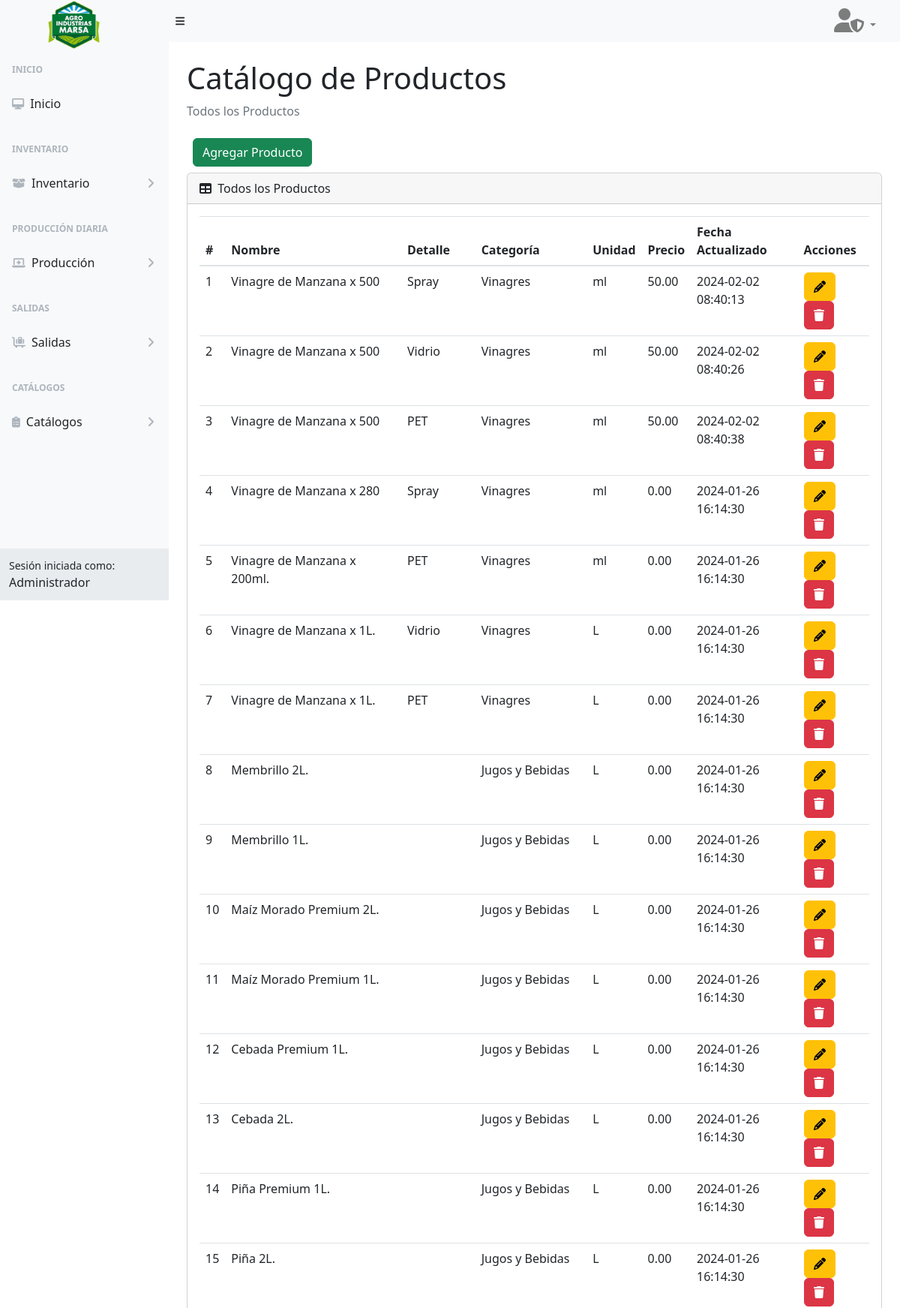
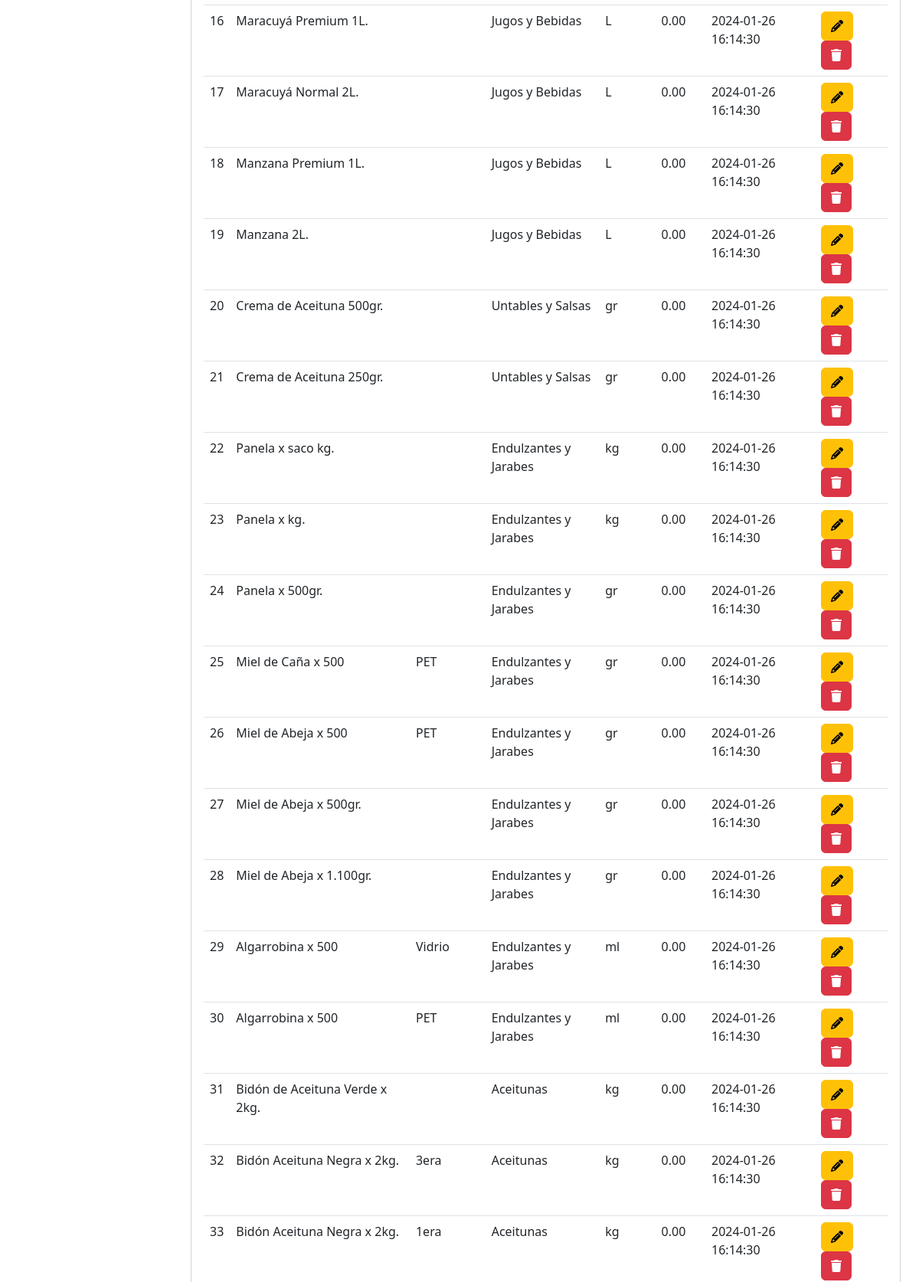
Page /products (signed in, upper part) on the committed database (2 pictures, top to bottom).
### tables this page shows
CREATE TABLE `tb_producto` (
  `IdProd` int(11) NOT NULL,
  `IdCate` int(11) NOT NULL,
  `NombreProducto` varchar(255) NOT NULL,
  `DetalleProducto` varchar(255) DEFAULT NULL,
  `Unidad` varchar(50) NOT NULL,
  `Cantidad` int(11) NOT NULL,
  `Precio` decimal(10,2) NOT NULL,
  `DateCreate` datetime NOT NULL,
  `DateUpdate` datetime NOT NULL
);

CREATE TABLE `tb_categoriaprod` (
  `IdCate` int(11) NOT NULL,
  `NombreCategoria` varchar(255) NOT NULL,
  `DateCreate` datetime NOT NULL,
  `DateUpdate` datetime NOT NULL
);

### controller/template.controller.php (called while the page is built)
<?php
class TemplateController
{
  static public function ctrTemplate()
  {
    include "view/template.php";
  }
}

### index.php (called while the page is built, shortened)
<?php
require_once "controller/template.controller.php";
require_once "controller/products.controller.php";
require_once "controller/users.controller.php";
require_once "model/products.model.php";
$template = new TemplateController();
$template -> ctrTemplate();

### controller/products.controller.php (called while the page is built, shortened)
<?php
class ProductsController
{
  public static function ctrGetAllProducts()
  {
    $table = "tb_producto";
    $listProducts = ProductsModel::mdlGetAllProducts($table);
    return $listProducts;
  }
}

### model/conexion.php (called while the page is built)
<?php
class Conexion
{
  static public function conn()
  {
    $link = new PDO("mysql:host=localhost;dbname=marsa_db","root","");
    $link->exec("set names utf8");
    return $link;
  }
}

### model/products.model.php (called while the page is built, shortened)
<?php
require_once "conexion.php";
class ProductsModel
{
  public static function mdlGetAllProducts($table)
  {
    $statement = Conexion::conn()->prepare("SELECT tb_producto.IdProd, tb_producto.NombreProducto, tb_producto.DetalleProducto, tb_producto.IdCate, tb_producto.Unidad, tb_producto.Precio, tb_producto.DateUpdate, tb_categoriaprod.NombreCategoria FROM $table INNER JOIN tb_categoriaprod ON tb_producto.IdCate = tb_categoriaprod.IdCate ORDER BY IdProd DESC");
    $statement->execute();
    return $statement->fetchAll();
  }
}

### view/modules/products.php (the view, shortened to what this page needs)
</div>
</div>
<div class="sb-sidenav-footer">
  <div class="small">Sesión iniciada como:</div>
  <?php echo $_SESSION["Nombre"] ?>
</div>
</nav>
</div>
<div id="layoutSidenav_content">
  <main class="bg">
    <div class="container-fluid px-4">
      <h1 class="mt-4">Catálogo de Productos</h1>
      <ol class="breadcrumb mb-4">
        <li class="breadcrumb-item active">Todos los Productos</li>
      </ol>
      <div class="d-flex m-2">
        <button type="button" class="btn btn-success" data-toggle="modal" data-target="#modalAddProduct">
          Agregar Producto
        </button>
      </div>
      <div class="card mb-4">
        <div class="card-header">
          <i class="fas fa-table me-1"></i>
          Todos los Productos
        </div>
        <div class="card-body">
          <table id="datatablesSimple" class="data-table-Products table">
            <thead>
              <tr>
                <th>#</th>
                <th>Nombre</th>
                <th>Detalle</th>
                <th>Categoría</th>
                <th>Unidad</th>
                                <th>Precio</th>
                                <th>Fecha Actualizado</th>
                <th>Acciones</th>
              </tr>
            </thead>
            <tbody>
              <?php
              $listProducts = ProductsController::ctrGetAllProducts();
              foreach ($listProducts as $key => $value) {
                echo
                '<tr>
                  <td>' . ($key + 1) . '</td>
                  <td>' . $value["NombreProducto"] . '</td>
                  <td>' . $value["DetalleProducto"] . '</td>
                  <td>' . $value["NombreCategoria"] . '</td>
                  <td>' . $value["Unidad"] . '</td>
                                    <td>' . $value["Precio"] . '</td>
                                    <td>' . $value["DateUpdate"] . '</td>
                  <td>
                    <button class="btn btn-warning btnEditProduct" codProduct="' . $value["IdProd"] . '" data-toggle="modal" data-target="#modalEditProduct"><i class="fa-solid fa-pencil"></i></button>
                    <button class="btn btn-danger btnDeleteProduct" codProduct="' . $value["IdProd"] . '" userTypeProd="' . $_SESSION['IdTipoUsu'] . '"><i class="fa-solid fa-trash"></i></button>
                  </td>
                </tr>';
              }
              ?>
            </tbody>
          </table>
        </div>
      </div>
    </div>
  </main>
</div>
</div>

### rows in the picture
tb_producto: NombreProducto "Vinagre de Manzana x 500", DetalleProducto "Spray", IdCate.NombreCategoria "Vinagres", Unidad "ml", Precio "50.00", DateUpdate "2024-02-02 08:40:13"
tb_producto: NombreProducto "Vinagre de Manzana x 500", DetalleProducto "Vidrio", IdCate.NombreCategoria "Vinagres", Unidad "ml", Precio "50.00", DateUpdate "2024-02-02 08:40:26"
tb_producto: NombreProducto "Vinagre de Manzana x 500", DetalleProducto "PET", IdCate.NombreCategoria "Vinagres", Unidad "ml", Precio "50.00", DateUpdate "2024-02-02 08:40:38"
tb_producto: NombreProducto "Vinagre de Manzana x 280", DetalleProducto "Spray", IdCate.NombreCategoria "Vinagres", Unidad "ml", Precio "0.00", DateUpdate "2024-01-26 16:14:30"
tb_producto: NombreProducto "Vinagre de Manzana x 200ml.", DetalleProducto "PET", IdCate.NombreCategoria "Vinagres", Unidad "ml", Precio "0.00", DateUpdate "2024-01-26 16:14:30"
tb_producto: NombreProducto "Vinagre de Manzana x 1L.", DetalleProducto "Vidrio", IdCate.NombreCategoria "Vinagres", Unidad "L", Precio "0.00", DateUpdate "2024-01-26 16:14:30"
tb_producto: NombreProducto "Vinagre de Manzana x 1L.", DetalleProducto "PET", IdCate.NombreCategoria "Vinagres", Unidad "L", Precio "0.00", DateUpdate "2024-01-26 16:14:30"
tb_producto: NombreProducto "Membrillo 2L.", IdCate.NombreCategoria "Jugos y Bebidas", Unidad "L", Precio "0.00", DateUpdate "2024-01-26 16:14:30"
tb_producto: NombreProducto "Membrillo 1L.", IdCate.NombreCategoria "Jugos y Bebidas", Unidad "L", Precio "0.00", DateUpdate "2024-01-26 16:14:30"
tb_producto: NombreProducto "Maíz Morado Premium 2L.", IdCate.NombreCategoria "Jugos y Bebidas", Unidad "L", Precio "0.00", DateUpdate "2024-01-26 16:14:30"
tb_producto: NombreProducto "Maíz Morado Premium 1L.", IdCate.NombreCategoria "Jugos y Bebidas", Unidad "L", Precio "0.00", DateUpdate "2024-01-26 16:14:30"
tb_producto: NombreProducto "Cebada Premium 1L.", IdCate.NombreCategoria "Jugos y Bebidas", Unidad "L", Precio "0.00", DateUpdate "2024-01-26 16:14:30"
tb_producto: NombreProducto "Cebada 2L.", IdCate.NombreCategoria "Jugos y Bebidas", Unidad "L", Precio "0.00", DateUpdate "2024-01-26 16:14:30"
tb_producto: NombreProducto "Piña Premium 1L.", IdCate.NombreCategoria "Jugos y Bebidas", Unidad "L", Precio "0.00", DateUpdate "2024-01-26 16:14:30"
tb_producto: NombreProducto "Piña 2L.", IdCate.NombreCategoria "Jugos y Bebidas", Unidad "L", Precio "0.00", DateUpdate "2024-01-26 16:14:30"
tb_producto: NombreProducto "Maracuyá Premium 1L.", IdCate.NombreCategoria "Jugos y Bebidas", Unidad "L", Precio "0.00", DateUpdate "2024-01-26 16:14:30"
tb_producto: NombreProducto "Maracuyá Normal 2L.", IdCate.NombreCategoria "Jugos y Bebidas", Unidad "L", Precio "0.00", DateUpdate "2024-01-26 16:14:30"
tb_producto: NombreProducto "Manzana Premium 1L.", IdCate.NombreCategoria "Jugos y Bebidas", Unidad "L", Precio "0.00", DateUpdate "2024-01-26 16:14:30"
tb_producto: NombreProducto "Manzana 2L.", IdCate.NombreCategoria "Jugos y Bebidas", Unidad "L", Precio "0.00", DateUpdate "2024-01-26 16:14:30"
tb_producto: NombreProducto "Crema de Aceituna 500gr.", IdCate.NombreCategoria "Untables y Salsas", Unidad "gr", Precio "0.00", DateUpdate "2024-01-26 16:14:30"
tb_producto: NombreProducto "Crema de Aceituna 250gr.", IdCate.NombreCategoria "Untables y Salsas", Unidad "gr", Precio "0.00", DateUpdate "2024-01-26 16:14:30"
tb_producto: NombreProducto "Panela x saco kg.", IdCate.NombreCategoria "Endulzantes y Jarabes", Unidad "kg", Precio "0.00", DateUpdate "2024-01-26 16:14:30"
tb_producto: NombreProducto "Panela x kg.", IdCate.NombreCategoria "Endulzantes y Jarabes", Unidad "kg", Precio "0.00", DateUpdate "2024-01-26 16:14:30"
tb_producto: NombreProducto "Panela x 500gr.", IdCate.NombreCategoria "Endulzantes y Jarabes", Unidad "gr", Precio "0.00", DateUpdate "2024-01-26 16:14:30"
tb_producto: NombreProducto "Miel de Caña x 500", DetalleProducto "PET", IdCate.NombreCategoria "Endulzantes y Jarabes", Unidad "gr", Precio "0.00", DateUpdate "2024-01-26 16:14:30"
tb_producto: NombreProducto "Miel de Abeja x 500", DetalleProducto "PET", IdCate.NombreCategoria "Endulzantes y Jarabes", Unidad "gr", Precio "0.00", DateUpdate "2024-01-26 16:14:30"
tb_producto: NombreProducto "Miel de Abeja x 500gr.", IdCate.NombreCategoria "Endulzantes y Jarabes", Unidad "gr", Precio "0.00", DateUpdate "2024-01-26 16:14:30"
tb_producto: NombreProducto "Miel de Abeja x 1.100gr.", IdCate.NombreCategoria "Endulzantes y Jarabes", Unidad "gr", Precio "0.00", DateUpdate "2024-01-26 16:14:30"
tb_producto: NombreProducto "Algarrobina x 500", DetalleProducto "Vidrio", IdCate.NombreCategoria "Endulzantes y Jarabes", Unidad "ml", Precio "0.00", DateUpdate "2024-01-26 16:14:30"
tb_producto: NombreProducto "Algarrobina x 500", DetalleProducto "PET", IdCate.NombreCategoria "Endulzantes y Jarabes", Unidad "ml", Precio "0.00", DateUpdate "2024-01-26 16:14:30"
tb_producto: NombreProducto "Bidón de Aceituna Verde x 2kg.", IdCate.NombreCategoria "Aceitunas", Unidad "kg", Precio "0.00", DateUpdate "2024-01-26 16:14:30"
tb_producto: NombreProducto "Bidón Aceituna Negra x 2kg.", DetalleProducto "3era", IdCate.NombreCategoria "Aceitunas", Unidad "kg", Precio "0.00", DateUpdate "2024-01-26 16:14:30"
tb_producto: NombreProducto "Bidón Aceituna Negra x 2kg.", DetalleProducto "1era", IdCate.NombreCategoria "Aceitunas", Unidad "kg", Precio "0.00", DateUpdate "2024-01-26 16:14:30"

### other values in the picture
$_SESSION["Nombre"] "Administrador"
